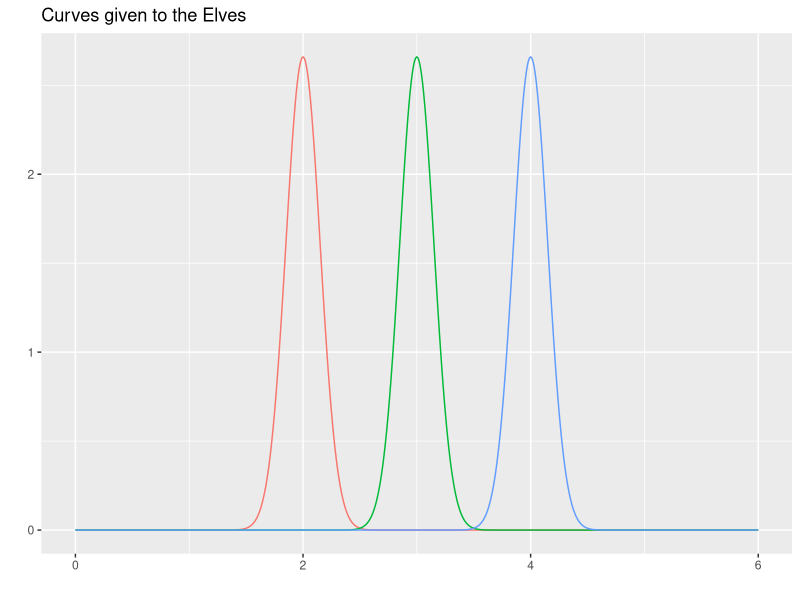
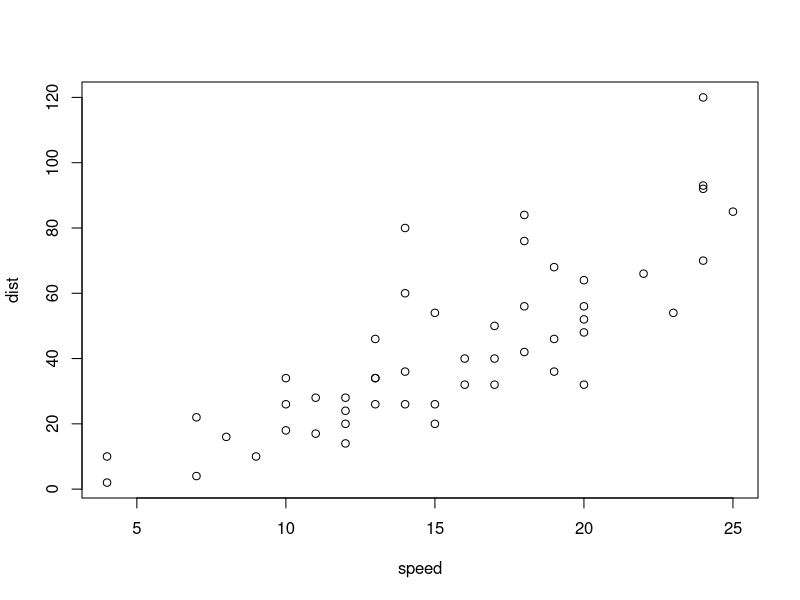

Write the R code that produced these figures, in order.
## ---- chunk 1
library(ggplot2)
library(reshape2)

mu <- c(2, 3, 4)
sigma <- (.15)

df <-  data.frame(x = seq(0, 6, by=.01))
df <- cbind(df, sapply(mu, function(m) dnorm(df$x, m, sigma)))
df.m <- melt(df, id.vars="x")

qplot(x, value, group=variable, colour=variable, data=df.m, geom="line") + 
  xlab("") + ylab("") + guides(colour=FALSE) + ggtitle("Curves given to the Elves")

## ---- chunk 2
summary(cars)
## ---- chunk 3
plot(cars)
